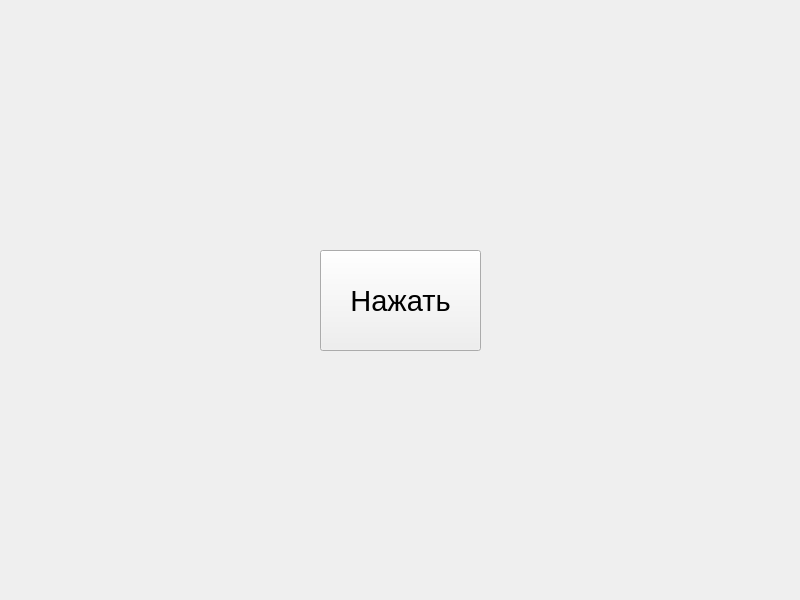
<?xml version="1.0" encoding="UTF-8"?>
<ui version="4.0">
 <class>MainWindow</class>
 <widget class="QMainWindow" name="MainWindow">
  <property name="geometry">
   <rect>
    <x>0</x>
    <y>0</y>
    <width>800</width>
    <height>600</height>
   </rect>
  </property>
  <property name="windowTitle">
   <string>MainWindow</string>
  </property>
  <widget class="QWidget" name="centralwidget">
   <widget class="QPushButton" name="pushButton">
    <property name="geometry">
     <rect>
      <x>320</x>
      <y>250</y>
      <width>161</width>
      <height>101</height>
     </rect>
    </property>
    <property name="font">
     <font>
      <pointsize>22</pointsize>
     </font>
    </property>
    <property name="text">
     <string>Нажать</string>
    </property>
   </widget>
  </widget>
 </widget>
 <resources/>
 <connections/>
</ui>
